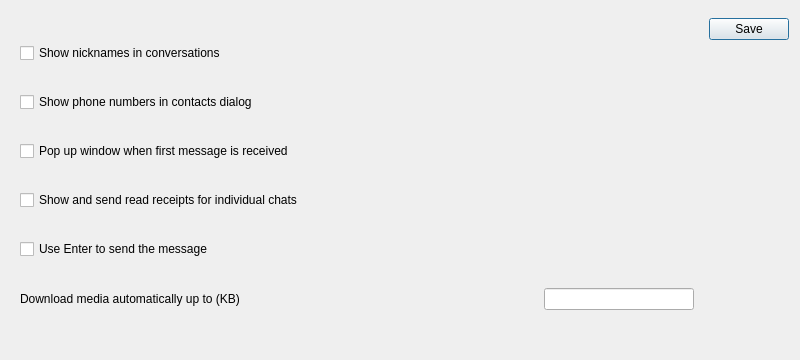
<?xml version="1.0" encoding="UTF-8"?>
<ui version="4.0">
 <class>GlobalSettingsDialog</class>
 <widget class="QDialog" name="GlobalSettingsDialog">
  <property name="geometry">
   <rect>
    <x>0</x>
    <y>0</y>
    <width>800</width>
    <height>360</height>
   </rect>
  </property>
  <property name="windowTitle">
   <string>Settings</string>
  </property>
  <layout class="QHBoxLayout" name="horizontalLayout_3">
   <item>
    <widget class="QScrollArea" name="scrollArea">
     <property name="frameShape">
      <enum>QFrame::NoFrame</enum>
     </property>
     <property name="widgetResizable">
      <bool>true</bool>
     </property>
     <widget class="QWidget" name="scrollAreaWidgetContents">
      <layout class="QVBoxLayout" name="verticalLayout">
       <item>
        <widget class="QCheckBox" name="nicknamesCheckBox">
         <property name="text">
          <string>Show nicknames in conversations</string>
         </property>
        </widget>
       </item>
       <item>
        <widget class="QCheckBox" name="shownumbersCheckBox">
         <property name="text">
          <string>Show phone numbers in contacts dialog</string>
         </property>
        </widget>
       </item>
       <item>
        <widget class="QCheckBox" name="popupCheckbox">
         <property name="text">
          <string>Pop up window when first message is received</string>
         </property>
        </widget>
       </item>
       <item>
        <widget class="QCheckBox" name="blueChecksCheckbox">
         <property name="text">
          <string>Show and send read receipts for individual chats</string>
         </property>
        </widget>
       </item>
       <item>
        <widget class="QCheckBox" name="enterIsSendCheckbox">
         <property name="text">
          <string>Use Enter to send the message</string>
         </property>
        </widget>
       </item>
       <item>
        <layout class="QHBoxLayout" name="horizontalLayout">
         <item>
          <widget class="QLabel" name="label">
           <property name="text">
            <string>Download media automatically up to (KB)</string>
           </property>
          </widget>
         </item>
         <item>
          <widget class="QLineEdit" name="automaticDownloadLineEdit">
           <property name="maximumSize">
            <size>
             <width>150</width>
             <height>16777215</height>
            </size>
           </property>
           <property name="inputMethodHints">
            <set>Qt::ImhDigitsOnly</set>
           </property>
          </widget>
         </item>
        </layout>
       </item>
       <item>
        <spacer name="verticalSpacer">
         <property name="orientation">
          <enum>Qt::Vertical</enum>
         </property>
        </spacer>
       </item>
      </layout>
     </widget>
    </widget>
   </item>
   <item>
    <layout class="QVBoxLayout" name="verticalLayout_2">
     <item>
      <spacer name="verticalSpacer_2">
       <property name="orientation">
        <enum>Qt::Vertical</enum>
       </property>
      </spacer>
     </item>
     <item>
      <widget class="QDialogButtonBox" name="buttonBox">
       <property name="orientation">
        <enum>Qt::Vertical</enum>
       </property>
       <property name="standardButtons">
        <set>QDialogButtonBox::Save</set>
       </property>
      </widget>
     </item>
    </layout>
   </item>
  </layout>
 </widget>
 <resources/>
 <connections>
  <connection>
   <sender>buttonBox</sender>
   <signal>accepted()</signal>
   <receiver>GlobalSettingsDialog</receiver>
   <slot>accept()</slot>
  </connection>
  <connection>
   <sender>buttonBox</sender>
   <signal>rejected()</signal>
   <receiver>GlobalSettingsDialog</receiver>
   <slot>reject()</slot>
  </connection>
 </connections>
</ui>
